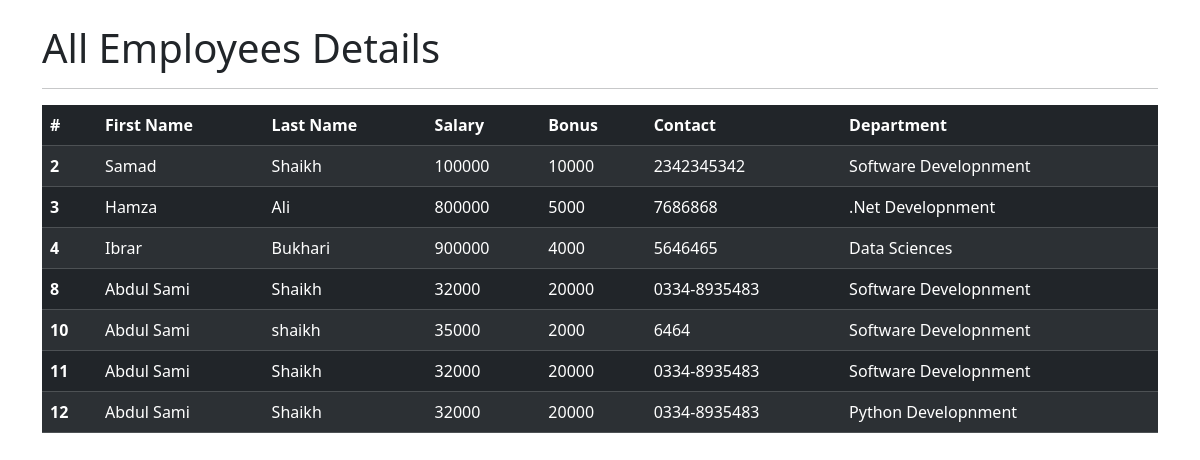
The page /view_all_emp on the database its author committed.
### emp_app/models.py (models this page shows, shortened)
class Employee(models.Model):
    first_name = models.CharField(max_length=50)
    last_name = models.CharField(max_length=50)
    salary = models.IntegerField()
    bonus = models.IntegerField()
    phone = models.CharField(max_length=15)
    hire_date = models.DateTimeField()
    role = models.ForeignKey('Role', on_delete=models.CASCADE, related_name='employees')
    dept = models.ForeignKey('Depatment', on_delete=models.CASCADE, related_name='employees')

class Depatment(models.Model):
    name=models.CharField(max_length=100, null=False)
    location = models.CharField(max_length=100)

### emp_app/views.py (the view)
# urls.py: path('view_all_emp', views.view_all_employees, name='view_all_emp'),
def view_all_employees(request):
    employees = Employee.objects.all()
    context = {
        'emps': employees  # Updated context variable name to match the template
    }
    return render(request, 'view_all_emp.html', context)

### emp_app/templates/view_all_emp.html (shortened to what this page needs)
<!doctype html>
<html lang="en">
<head>
    <link href="https://cdn.jsdelivr.net/npm/bootstrap@5.3.3/dist/css/bootstrap.min.css" rel="stylesheet">
</head>
<body>
<div class="container mt-4">
    <h1>All Employees Details</h1>
    <hr>
    <table class="table table-dark table-striped">
        <thead>
            <tr>
                <th scope="col">#</th>
                <th scope="col">First Name</th>
                <th scope="col">Last Name</th>
                <th scope="col">Salary</th>
                <th scope="col">Bonus</th>
                <th scope="col">Contact</th>
                <th scope="col">Department</th>
            </tr>
        </thead>
        <tbody>
            {% for emp in emps %}
                <tr>
                    <th scope="row">{{ emp.id }}</th>
                    <td>{{ emp.first_name }}</td>
                    <td>{{ emp.last_name }}</td>
                    <td>{{ emp.salary }}</td>
                    <td>{{ emp.bonus }}</td>
                    <td>{{ emp.phone }}</td>
                    <td>{{ emp.dept.name }}</td>
                </tr>
            {% empty %}
                <tr>
                    <td colspan="7" class="text-center">No employees found.</td>
                </tr>
            {% endfor %}
        </tbody>
    </table>
</div>
</body>
</html>

### rows shown on the page
Employee: id "2", first_name "Samad", last_name "Shaikh", salary "100000", bonus "10000", phone "2342345342", dept.name "Software Developnment"
Employee: id "3", first_name "Hamza", last_name "Ali", salary "800000", bonus "5000", phone "7686868", dept.name ".Net Developnment"
Employee: id "4", first_name "Ibrar", last_name "Bukhari", salary "900000", bonus "4000", phone "5646465", dept.name "Data Sciences"
Employee: id "8", first_name "Abdul Sami", last_name "Shaikh", salary "32000", bonus "20000", phone "0334-8935483", dept.name "Software Developnment"
Employee: id "10", first_name "Abdul Sami", last_name "shaikh", salary "35000", bonus "2000", phone "6464", dept.name "Software Developnment"
Employee: id "11", first_name "Abdul Sami", last_name "Shaikh", salary "32000", bonus "20000", phone "0334-8935483", dept.name "Software Developnment"
Employee: id "12", first_name "Abdul Sami", last_name "Shaikh", salary "32000", bonus "20000", phone "0334-8935483", dept.name "Python Developnment"
